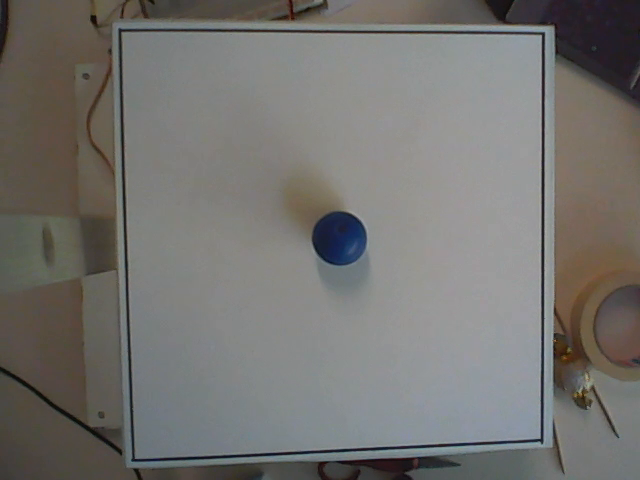
#> input picture frame 19 of sample_videos/test_still.mkv, 640 x 480 px, given in place of test1.mkv, which was not available
$ python finder.py
#> lines starting #> are read from the running program, lines starting #| are printed output that depends on the picture; after the words box and inside, x2 and y2 are one past the last pixel; in counts of white or black regions, pixels touching at a corner belong together; pictures that were not available may be replaced by others from this repository, and a replacement may not be noted
#> in main, frame is the input picture: shape (480, 640, 3); mean B, G, R 111.8, 114.9, 116.5
import cv2
import numpy as np
import time
from KalmanFiltering import KalmanFiltering
import matplotlib.pyplot as plt


def preprocess(img, scale=.5):
#> called with scale = 0.5
    img = cv2.resize(img, (int(img.shape[1] * scale), int(img.shape[0] * scale)))
    img = cv2.GaussianBlur(img, (11, 11), sigmaX=0, sigmaY=0)
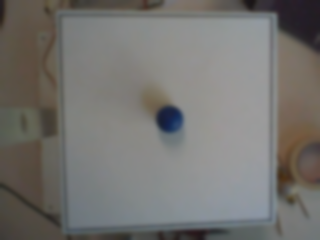
#> img: shape (240, 320, 3); mean of channels 0, 1, 2 111.9, 115, 116.6; drawn as B, G, R
    img = cv2.cvtColor(img, cv2.COLOR_BGR2HSV)
#> img: shape (240, 320, 3); mean H, S, V 52.6, 25.7, 119.3
    return img


def filterOutsidePlate(img, debug_img=None):
    # Highlight plate in white with thick black edges
    mask = cv2.Canny(img, 35, 35/3)
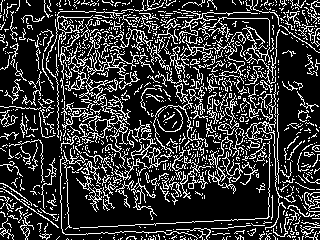
#> mask: shape (240, 320); 21.3% white in thin lines or dots
    kernel = np.ones((8, 8))
    mask = cv2.morphologyEx(mask, cv2.MORPH_DILATE, kernel)
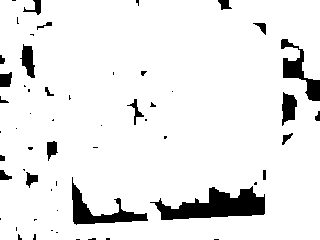
#> mask: shape (240, 320); 92.3% white; 57 black regions (35 under 20 px), largest, box (x1, y1, x2, y2) and area: (150, 186, 265, 220) 2084, (72, 177, 148, 225) 1037, (281, 39, 320, 101) 799
    mask = np.bitwise_not(mask)
#> mask: shape (240, 320); 7.7% white; 57 white regions (35 under 20 px)
    # Get convex hull of the biggest white area
    cnts, _ = cv2.findContours(mask, cv2.RETR_EXTERNAL, cv2.CHAIN_APPROX_SIMPLE)
#> cnts = 57 contours, 39 with area under 20; largest, box (x1, y1, x2, y2) and area: (150, 186, 265, 220) 1928, (72, 177, 148, 225) 910, (281, 39, 320, 101) 689, (282, 92, 297, 126) 304, (20, 44, 35, 78) 260
    cnts = sorted(cnts, key=cv2.contourArea, reverse=True)
    cnt = cnts[0]
#> cnt = contour of 85 points, box (x1, y1, x2, y2) (150, 186, 265, 220), area 1928
    cnt = cv2.convexHull(cnt, False)
#> cnt = contour of 10 points, box (x1, y1, x2, y2) (150, 186, 265, 220), area 2905
    # Set everything outside the plate as pure white
    mask = cv2.drawContours(mask * 0, [cnt], -1, 255, -1)
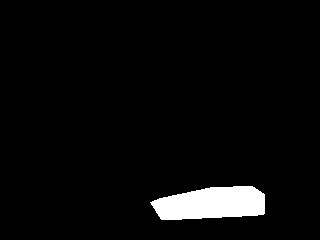
#> mask: shape (240, 320); 3.9% white; 1 white region, box (x1, y1, x2, y2) and area: (150, 186, 265, 220) 3032
    # Render image for debugging purposes
    if debug_img is not None:
        if len(debug_img.shape) == 2:
            debug_img = cv2.cvtColor(debug_img, cv2.COLOR_GRAY2BGR)
        plate_area = debug_img * 0
#> plate_area: shape (240, 320, 3); every value is 0
        plate_area[mask == 255] = [0, 255, 75]
#> plate_area: shape (240, 320, 3); mean H, S, V 0, 10.1, 3
        debug_img = cv2.addWeighted(debug_img, 1, plate_area, .5, 0)
#> debug_img: shape (240, 320, 3); mean H, S, V 52.6, 30.7, 120.8
    img[mask != 255] = 255
#> img: shape (240, 320, 3); mean H, S, V 249, 245.8, 251
    return img, debug_img


def findball(img, debug_img=None):
    # Find darkest pixels and erode them a bit to
    # cancel out any line or stick inside the image
    _, img = cv2.threshold(img, np.median(img)*.25, 255, cv2.THRESH_BINARY_INV)
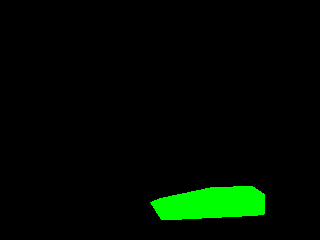
#> img: shape (240, 320, 3); mean of channels 0, 1, 2 0, 10.1, 0; drawn as B, G, R
    kernel = np.ones((3, 3))
    img = cv2.morphologyEx(img, cv2.MORPH_ERODE, kernel)
    # Find average pixel coords, if there is any
    idxs = np.argwhere(img == 255)
#> idxs = 2739 rows, first 8: [187, 234, 1], [187, 235, 1], [187, 236, 1], [187, 237, 1], [187, 238, 1], [187, 239, 1], [187, 240, 1], [187, 241, 1]
    cx = cy = None
    if len(idxs) > 0:
#> (the run stopped early here; a loop or call above may not have finished)

$ run again, starting later in the video
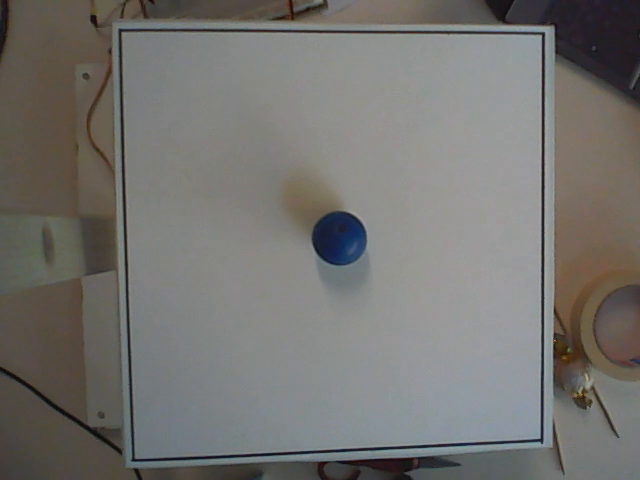
#> input picture frame 89 of sample_videos/test_still.mkv, 640 x 480 px, given in place of test1.mkv, which was not available
#> in main, frame is the input picture: shape (480, 640, 3); mean B, G, R 112.3, 115.3, 116.8
#> in filterOutsidePlate, `mask = cv2.morphologyEx(mask, cv2.MORPH_DILATE, kernel)`:
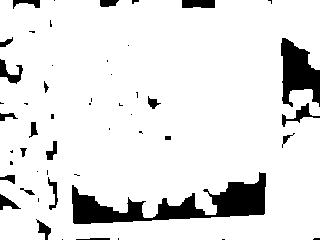
#> mask: shape (240, 320); 89.8% white; 51 black regions (29 under 20 px), largest, box (x1, y1, x2, y2) and area: (72, 172, 266, 224) 3915, (281, 38, 320, 107) 1625, (182, 0, 215, 8) 256
#> cnts = 51 contours, 32 with area under 20; largest, box (x1, y1, x2, y2) and area: (72, 172, 266, 224) 3606, (281, 38, 320, 107) 1510, (182, 0, 215, 8) 216, (0, 59, 23, 84) 196, (282, 103, 320, 127) 184
#> in filterOutsidePlate, `cnt = cnts[0]`: cnt = contour of 162 points, box (x1, y1, x2, y2) (72, 172, 266, 224), area 3606
#> in filterOutsidePlate, `cnt = cv2.convexHull(cnt, False)`: cnt = contour of 14 points, box (x1, y1, x2, y2) (72, 172, 266, 224), area 7834
#> debug_img: shape (240, 320, 3); mean H, S, V 53.8, 38.8, 123.7
#> in findball, `_, img = cv2.threshold(img, np.median(img)*.25, 255, cv2.THRESH_BINARY..`:
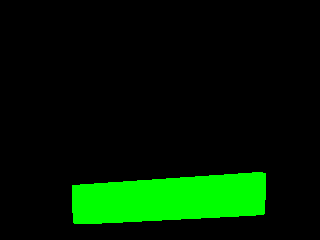
#> img: shape (240, 320, 3); mean of channels 0, 1, 2 0, 26.8, 0; drawn as B, G, R

$ run again, starting later in the video
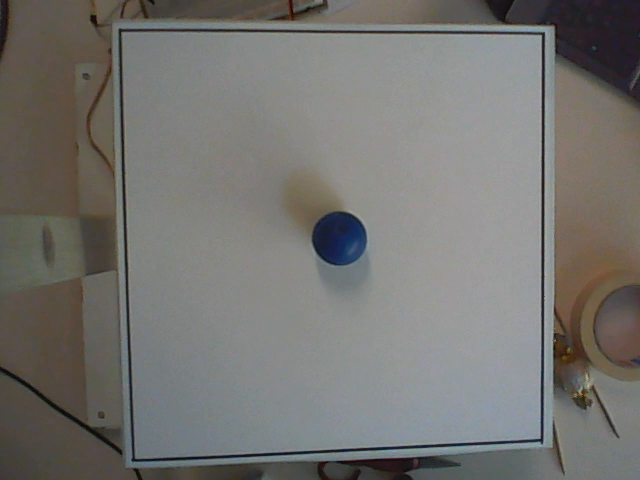
#> input picture frame 159 of sample_videos/test_still.mkv, 640 x 480 px, given in place of test1.mkv, which was not available
#> in main, frame is the input picture: shape (480, 640, 3); mean B, G, R 112.8, 115.9, 117.1
#> in filterOutsidePlate, `mask = cv2.morphologyEx(mask, cv2.MORPH_DILATE, kernel)`:
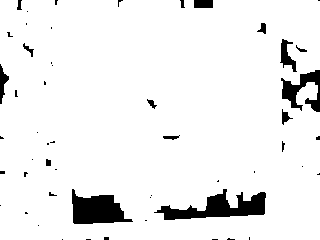
#> mask: shape (240, 320); 93.7% white; 53 black regions (37 under 20 px), largest, box (x1, y1, x2, y2) and area: (154, 189, 266, 220) 1564, (72, 189, 133, 224) 1337, (281, 70, 320, 112) 743
#> cnts = 53 contours, 40 with area under 20; largest, box (x1, y1, x2, y2) and area: (154, 189, 266, 220) 1406, (72, 189, 133, 224) 1248, (281, 70, 320, 112) 624, (280, 39, 297, 72) 202, (0, 64, 9, 104) 126
#> in filterOutsidePlate, `cnt = cnts[0]`: cnt = contour of 87 points, box (x1, y1, x2, y2) (154, 189, 266, 220), area 1406
#> in filterOutsidePlate, `cnt = cv2.convexHull(cnt, False)`: cnt = contour of 13 points, box (x1, y1, x2, y2) (154, 189, 266, 220), area 2330
#> debug_img: shape (240, 320, 3); mean H, S, V 53.3, 29.5, 121.4
#> in findball, `_, img = cv2.threshold(img, np.median(img)*.25, 255, cv2.THRESH_BINARY..`:
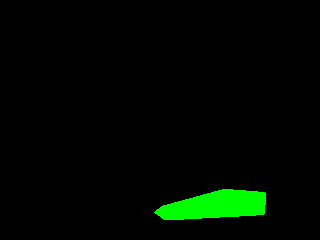
#> img: shape (240, 320, 3); mean of channels 0, 1, 2 0, 8.1, 0; drawn as B, G, R
#> idxs = 2171 rows, first 8: [190, 223, 1], [190, 224, 1], [190, 225, 1], [190, 226, 1], [190, 227, 1], [190, 228, 1], [190, 229, 1], [190, 230, 1]
